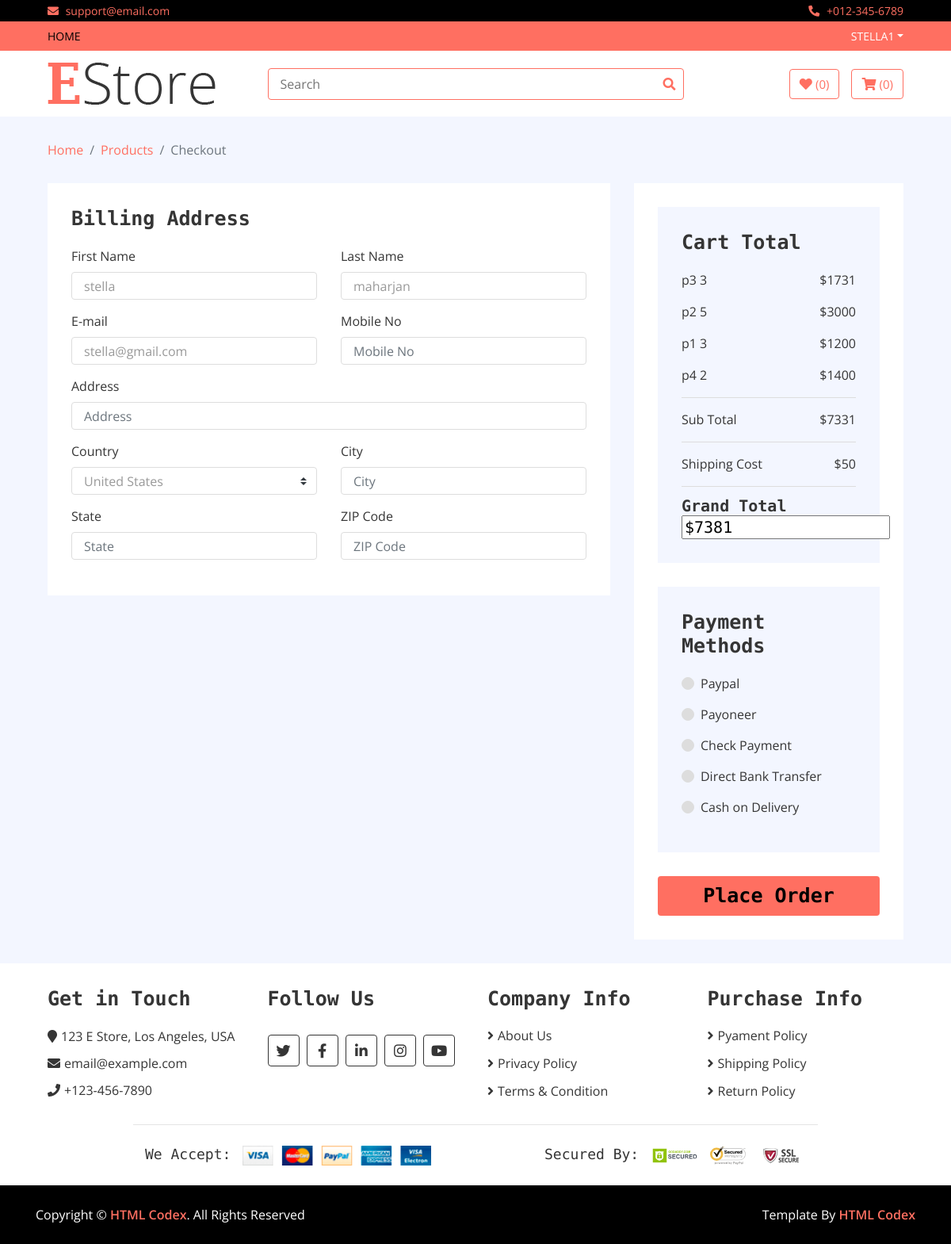
The page /check (signed in) on the database as committed earlier.
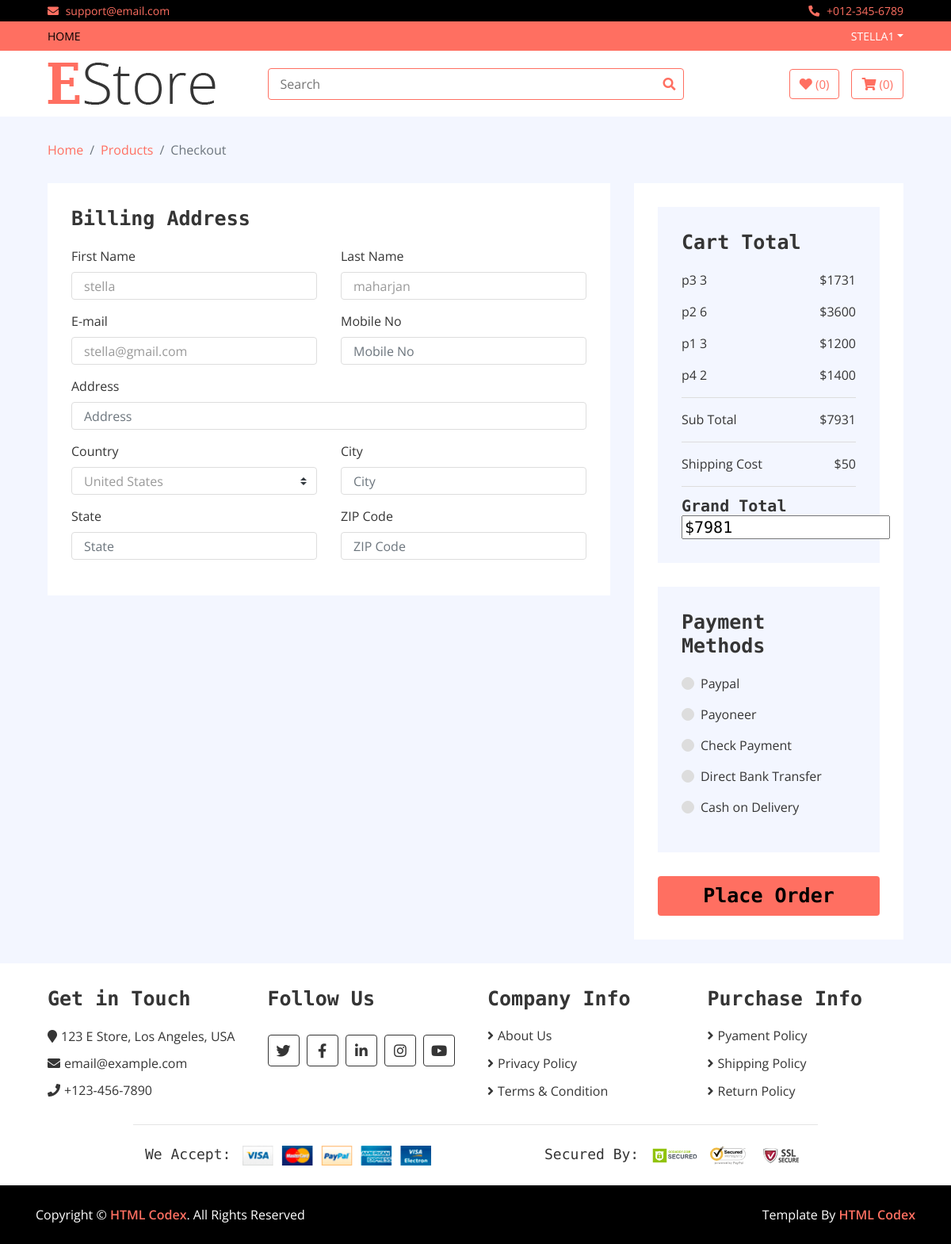
The same page on the database as committed later.
### home/models.py (models this page shows, shortened)
class Cart(models.Model):
    username = models.CharField(max_length=300)
    quantity = models.IntegerField()
    total = models.IntegerField()
    items = models.ForeignKey(Product,on_delete=models.CASCADE)
    slug = models.CharField(max_length=200)
    date = models.DateTimeField(auto_now_add=True)
    checkout = models.BooleanField(default=False)

class Product(models.Model):
    name = models.CharField(max_length=200)
    image = models.ImageField(upload_to='media')
    slug = models.CharField(max_length=200,unique=True)
    price = models.IntegerField()
    discounted_price = models.IntegerField(default=0)
    description = models.TextField(blank=True)
    specification = models.TextField(blank=True)
    category = models.ForeignKey(Category,on_delete=models.CASCADE)
    subcategory = models.ForeignKey(SubCategory, on_delete=models.CASCADE)
    brand = models.ForeignKey(Brand, on_delete=models.CASCADE)
    stock = models.CharField(choices=STOCK,max_length=200)
    label = models.CharField(choices=LABELS, max_length=200)

### home/views.py (the view)
# urls.py: path('check', Check.as_view(), name='check'),
class Check(Base):
    def get(self,request):
        s = 0
        username = request.user.username
        self.views['checkouts'] = Cart.objects.filter(username=username)
        for i in self.views['checkouts']:
            s = s + i.total
            self.views['sub_total'] = s
            self.views['delivery_charge'] = 50
            self.views['grand_total'] = s + 50
        return render(request,'checkout.html',self.views)

### templates/checkout.html (shortened to what the changed rows need)
{% extends 'base.html' %}
{% load static %}
{% block content %}
        <div class="checkout">
            <div class="container-fluid">
                <form method="POST" action="/order">
                <div class="row">
                    <div class="col-lg-8">
                        <div class="checkout-inner">
                            <div class="billing-address">
                                <h2>Billing Address</h2>
                            </div>
                        </div>
                    </div>
                    <div class="col-lg-4">
                        <div class="checkout-inner">
                            <div class="checkout-summary">
                                <h1>Cart Total</h1>
                                {% for i in checkouts %}
                                <p>{{i.items.name}} {{i.quantity}}<span>${{i.total}}</span></p>
                                {% endfor %}
                                <p class="sub-total">Sub Total<span>${{sub_total}}</span></p>
                                <p class="ship-cost">Shipping Cost<span>${{delivery_charge}}</span></p>
                                <h2>Grand Total<input value="${{grand_total}}" name="amount" </input></h2>
                            </div>
                            <div class="checkout-payment">
                                <div class="payment-methods">
                                    <h1>Payment Methods</h1>
                                </div>
                            </div>
                        </div>
                    </div>
                </div>
                </form>
            </div>
        </div>
     {% endblock %}

Rows that differ between the two databases and show on the page:
changed Cart (number 2 of 4 on the later page): quantity "5" → "6"; total "3000" → "3600"
Other text that changed with them:
{{ sub_total }}: "7331" → "7931"
form field amount: "$7381" → "$7981"
